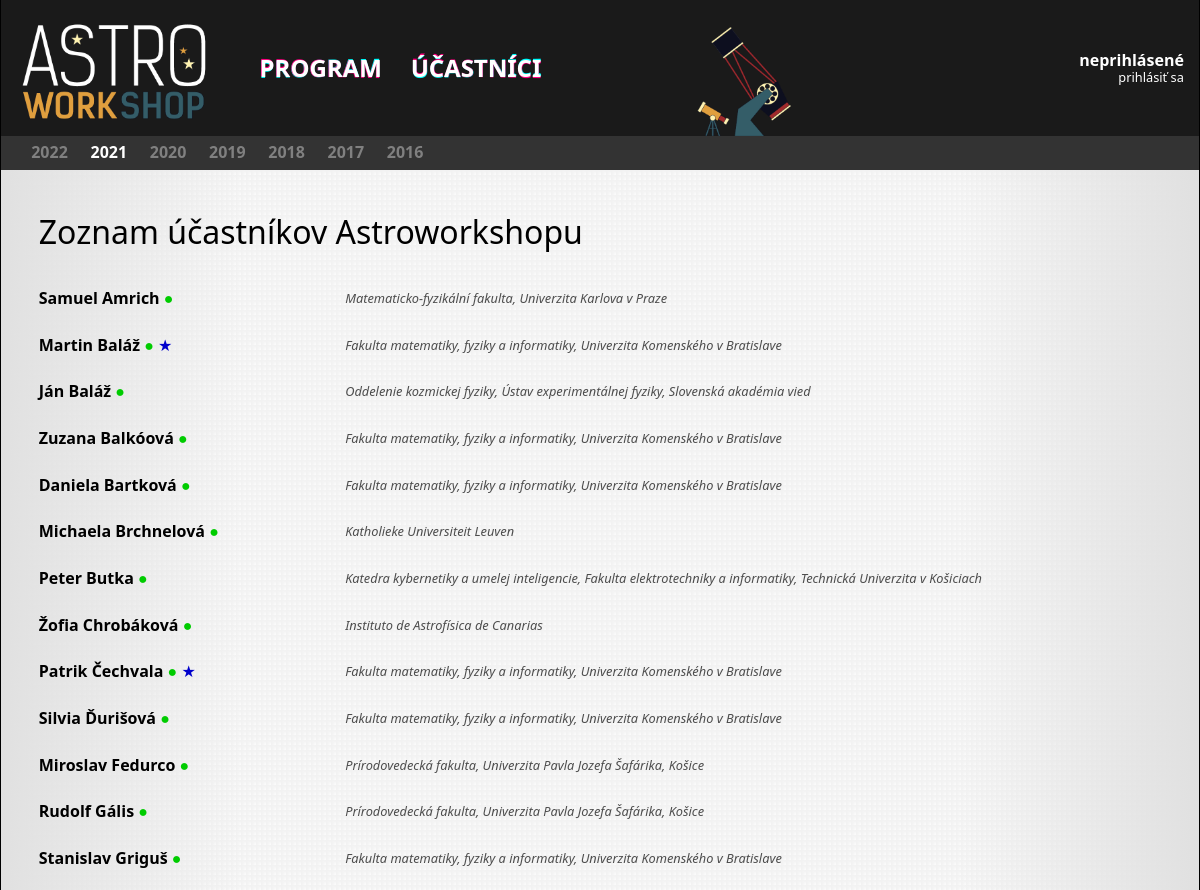
/2021/participants (upper part), run on an earlier commit of the app's database.
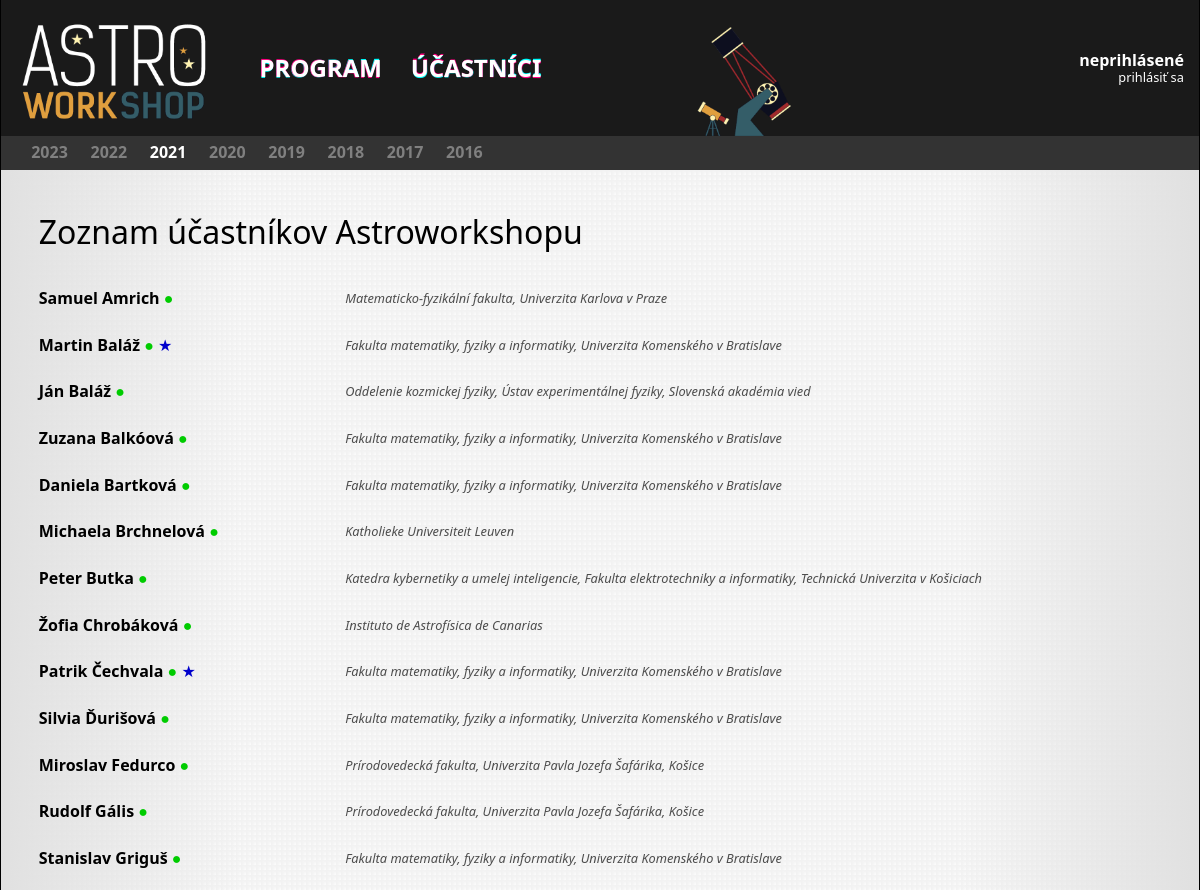
And on a later commit of the database.
### core/models/event.py (models this page shows, shortened)
class Event(models.Model):
    class Meta:
        ordering = ('start', 'name')
        verbose_name = 'workshop'
        verbose_name_plural = 'workshopy'
    objects = EventManager.from_queryset(EventQuerySet)()
    code = models.CharField(max_length=32, unique=True, verbose_name='kód')
    name = models.CharField(max_length=32, unique=True, verbose_name='názov')
    start = models.DateTimeField(verbose_name='začiatok')
    end = models.DateTimeField(verbose_name='koniec')
    visible = models.BooleanField(verbose_name='viditeľnosť')
    pdf_programme = models.FileField(null=True, blank=True, upload_to=event_filename, verbose_name='program (PDF)')

### core/models/participant.py (models this page shows, shortened)
class Participant(AbstractUser):
    class Meta:
        ordering = ['last_name', 'first_name']
        verbose_name = 'účastník'
        verbose_name_plural = 'účastníci'
    objects = ParticipantManager()
    institutes = models.ManyToManyField(
        'Institute',
        through='Affiliation',
        related_name = 'people',
    )
    events = models.ManyToManyField(
        'Event',
        through='Participation',
        related_name = 'participants',
    )
    about = models.TextField(blank=True)
    def get_full_name(self):
        return f"{self.last_name}, {self.first_name}"
    get_full_name.short_description = 'celé meno'
    def get_natural_name(self):
        return f"{self.first_name} {self.last_name}"

### core/models/affiliation.py (models this page shows, shortened)
class Affiliation(models.Model):
    class Meta:
        ordering = ['start']
        verbose_name = 'afiliácia'
        verbose_name_plural = 'afiliácie'
    objects = AffiliationQuerySet.as_manager()
    person = models.ForeignKey('Participant', on_delete=models.CASCADE, related_name='affiliation', verbose_name='osoba')
    institute = models.ForeignKey('Institute', on_delete=models.CASCADE, related_name='affiliation', verbose_name='inštitúcia')
    start = models.DateField(null=True, blank=True, verbose_name='začiatok')
    end = models.DateField(null=True, blank=True, verbose_name='koniec')

### core/models/institute.py (models this page shows, shortened)
class Institute(models.Model):
    class Meta:
        ordering = ['full_name']
        verbose_name = 'inštitúcia'
        verbose_name_plural = 'inštitúcie'
    short_name = models.CharField(max_length=32, verbose_name='kód')
    full_name = models.CharField(max_length=256, verbose_name='plné meno')

### core/views/participant.py (the view)
# urls.py: path('<int:year>/participants', participant.ListView.as_view(), name='participants'),
class ListView(django.views.generic.ListView):
    model = Participant
    context_object_name = 'participants'
    template_name = 'core/list-participants.html'
    def get_queryset(self):
        year = self.kwargs['year']
        return self.model.objects \
            .for_event(year) \
            .with_current_affiliations(Event.objects.get(code=year).start) \
            .with_participation_for_event(year) \
            .order_by('last_name')
    def get_context_data(self, **kwargs):
        context = super().get_context_data(**kwargs)
        context[self.context_object_name] = sorted(
            context[self.context_object_name], key=lambda x: unicodedata.normalize('NFKD', x.last_name)
        )
        events = Event.objects.order_by('-code')
        if not self.request.user.is_staff:
            events = events.only_visible()
        context |= \
            {'current_event': Event.objects.get(code=self.kwargs['year'])} | \
            {'events': events}
        return context

### core/models/affiliation.py (called while the page is built)
    def with_institute(self):
        return self.prefetch_related(
            Prefetch(
                'institute'
            )
        )

### core/models/event.py (called while the page is built)
    def only_visible(self):
        return self.filter(visible=True)

### core/models/participant.py (called while the page is built)
    def with_current_affiliations(self, date):
        return self.prefetch_related(
            Prefetch(
                'affiliation',
                queryset=Affiliation.objects.with_institute().filter(
                    (Q(start__lte=date) | Q(start=None)) & (Q(end__gte=date) | Q(end=None))
                ).distinct(),
                to_attr='current_affiliations',
            ),
        )

    def with_participation_for_event(self, event_code):
        return self.prefetch_related(
            Prefetch(
                'participations',
                queryset=Participation.objects.filter(event__code=event_code),
                to_attr='current_participation',
            ),
        )

    def for_event(self, event_code):
        return self.filter(events__code=event_code)

    def get_queryset(self):
        return super().get_queryset().annotate(full_name=Concat('last_name', Value(', '), 'first_name'))

### core/templates/core/list-participants.html (shortened to what this page needs)
{% extends 'core/base.html' %}
{% load astro %}
{% block page %}
    <h2>
        Zoznam účastníkov Astroworkshopu {{ event.code }}
    </h2>
    <table>
        {% for participant in participants %}
            <tr>
                <td>
                    <a href="{% url 'participant' username=participant.username %}">{{ participant.get_natural_name }}</a>
                    {% if participant.current_participation.0.online %}
                        <abbr title="online">
                            <span style="color: hsl(120, 100%, 40%);">&#x25CF;</span>
                        </abbr>
                    {% endif %}
                    {% if participant.current_participation.0.organizer %}
                        <abbr title="organizátor">
                            <span style="color: hsl(240, 100%, 40%);">&#9733;</span>
                        </abbr>
                    {% endif %}
                </td>
                <td>
                    <ul class="affiliation">
                        {% for aff in participant.current_affiliations %}
                            <li>{{ aff.institute.full_name }}</li>{% if not forloop.last %} &amp; {% endif %}
                        {% endfor %}
                    </ul>
                </td>
            </tr>
        {% endfor %}
    </table>
{% endblock %}

### core/templates/core/base.html (shortened to what this page needs)
{% load static %}
<!DOCTYPE html>
<html lang="sk">
    <head>
        <link rel="stylesheet" type="text/css" href="{% static "css/reset.css" %}" />
        <link rel="stylesheet" type="text/css" href="{% static "css/main.css" %}" />
    </head>
    {% now "Y" as current_year %}
    <body class="year{{ current_year }}">
        <div class="wrapper">
            <div class="entire">
                {% include 'core/header.html' %}
                {% include 'core/years.html' %}
                <div class="page">
                    {% block page %}{% endblock page %}
                </div>
            </div>
        </div>
    </body>
</html>

### core/templates/core/header.html (shortened to what this page needs)
{% load static %}
{% now "Y" as current_year %}
<div class="bar header year{{ current_year }}">
    <div class="menu-strip">
        <ul class="strip">
            <li>
                <div class="fancy-menu">
                    <a href="{% url 'programme' year=current_year %}" data-text="Program">
                        Program
                    </a>
                </div>
            </li>
            <li>
                <div class="fancy-menu">
                    <a href="{% url 'participants' year=current_year %}" data-text="Účastníci">
                        Účastníci
                    </a>
                </div>
            </li>
        </ul>
    </div>
    <div class="login-status">
        {% if request.user.is_authenticated %}
            <a href="{% url 'participant' username=request.user.username %}" class="username logged">
                {{ request.user.get_natural_name }}
            </a>
            <a href="{% url 'logout' %}">odhlásiť sa</a>
        {% else %}
            <a class="username not-logged">neprihlásené</a>
            <a href="{% url 'login' %}">prihlásiť sa</a>
        {% endif %}
    </div>
</div>

### core/templates/core/years.html (shortened to what this page needs)
{% load static %}
<div class="bar year-selector">
    <ul class="strip">
        {% for event in events %}
            <li class="{% if current_event.code == event.code %}active{% else %}inactive{% endif %}">
                <a href="{% url 'programme' year=event.code %}">{{ event.code }}</a>
            </li>
        {% endfor %}
    </ul>
</div>

### static/css/main.css (style rules this page uses)
html { width: 100%; font-family: "Segoe UI", "Verdana", sans-serif; padding: 0px; }
body { height: 100%; margin: 0; min-height: 100vh; overflow-y: scroll; background-color: hsl(0, 0%, 92%); background-image: url("/static/images/background-default.png"); background-repeat: repeat; background-size: 1000px 560px; }
div.entire { margin: auto; max-width: 1200px; min-height: 100vh; border-color: black; border-style: solid; border-width: 0 1px; background-size: 5px 5px; background-color: hsl(0, 0%, 100%); background-image: linear-gradient(to right, hsl(0, 0%, 95%) 1px, transparent 5px), linear-gradient(to bottom, hsl(0, 0%, 95%) 1px, transparent 5px); }
div.bar { width: 100%; background-color: hsl(0, 0%, 10%); color: white; }
div.header { position: relative; height: 36mm; padding: 3mm 5mm; color: white; background-size: auto 100%; background-repeat: no-repeat; background-image: url("/static/images/banner-2021.png"); }
ul.strip { height: 100%; padding: 0mm 5mm; list-style-type: none; list-style-position: outside; }
ul.strip li { display: block; height: 100%; float: left; margin: 0 auto; vertical-align: middle; padding: 4mm 5mm 0mm 5mm; }
div.year-selector ul.strip { background-color: hsl(0, 0%, 20%); height: 9mm; }
div.year-selector ul.strip li { padding: 2mm 3mm; }
div.year-selector ul.strip li a { color: gray; }
div.year-selector ul.strip li.active a { color: white; }
div.bar a, div.bar a:visited { text-decoration: none; font-weight: bold; font-size: 100%; color: hsl(0, 0%, 50%); }
div.header a, div.header a:visited { color: white; }
div.header div.login-status { position: absolute; top: 50%; transform: translateY(-50%); right: 0; text-align: right; min-width: 20mm; padding: 4mm; }
div.header div.login-status a { font-size: 80%; font-weight: normal; }
div.header div.login-status a.username { font-weight: 600; display: block; font-size: 100%; }
div.menu-strip { position: absolute; width: 50%; height: 100%; top: 50%; left: 20%; transform: translateY(-50%); }
div.menu-strip ul li { height: 100%; width: 40mm; padding: 0mm 0mm; }
div.menu-strip ul li a { display: block; position: absolute; font-size: 150%; text-transform: uppercase; top: 50%; transform: translateY(-50%); z-index: 1; }
div.menu-strip ul li a:before, div.menu-strip ul li a:after { content: attr(data-text); position: absolute; top: 0px; left: 0px; width: 100%; height: 100%; transition: transform 0.4s ease-in-out; }
div.menu-strip ul li a:before { color: hsl(330, 100%, 50%); transform: rotate(1deg); z-index: -1; }
div.menu-strip ul li a::after { color: hsl(180, 100%, 50%); transform: rotate(-1deg); z-index: -2; }
div.page { line-height: 150%; padding: 10mm; background-image: linear-gradient(to right, hsla(0, 0%, 88%, 100%) 0%, hsla(0, 0%, 88%, 0%) 20%, hsla(0, 0%, 88%, 0%) 80%, hsla(0, 0%, 88%, 100%) 100%); min-height: calc(100vh - 48mm); }
h2 { font-size: 200%; font-weight: 500; padding-bottom: 5mm; line-height: 1.5; }
ul.affiliation { width: 100%; color: hsl(0, 0%, 30%); font-style: italic; font-size: 80%; }
td > ul.affiliation li { display: inline; }
table { width: 100%; border: 0px; }
table tr { padding-top: 3mm; padding-bottom: 3mm; }
table td { padding-top: 3mm; padding-bottom: 3mm; padding-right: 8mm; vertical-align: middle; }
table td:last-child { padding-right: 0mm; }
table td a, table td a:visited { font-weight: 600; text-decoration: none; color: inherit; }
abbr { text-decoration: none; }

What changed in the data, as far as the page shows it:
now on this page (row edited): Event: code "2023"
